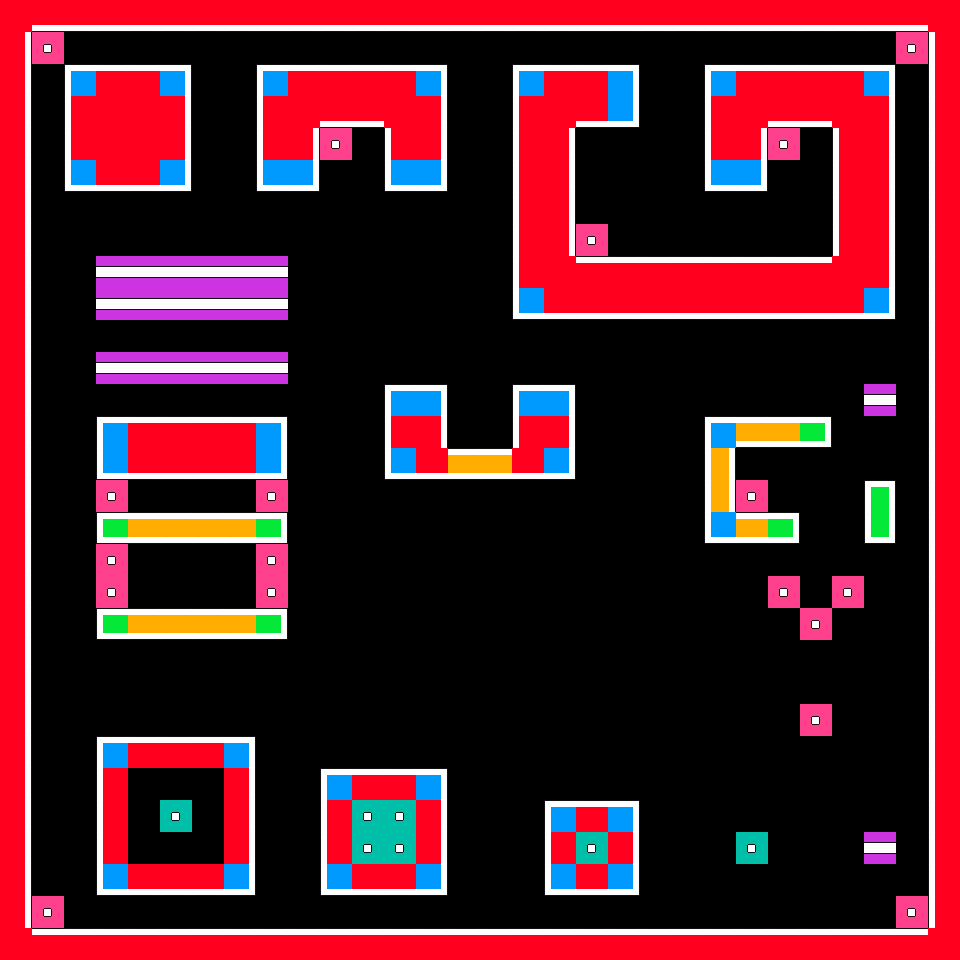

A 2D game scene composited from a Tiled map and its tileset images. What follows is a short description and the map's XML, with every tile layer's data as written:
An orthogonal 30x30 tile map with 32x32 px tiles, 1 tile layer (tile_layer), 2 tilesets and 7 objects (Collider, PlayerSpawnPoint, Teleporter, teleport_up).

<map version="1.10" tiledversion="1.10.2" orientation="orthogonal" renderorder="right-down" width="30" height="30" tilewidth="32" tileheight="32" infinite="0" nextlayerid="4" nextobjectid="44">
 <editorsettings>
  <export target="debug_map.lua" format="lua" />
 </editorsettings>
 <tileset firstgid="1" source="debug_tileset.tsx" />
 <tileset firstgid="22" source="carpet.tsx" />
 <layer id="1" name="tile_layer" width="30" height="30">
  <data encoding="csv">
5,8,8,8,8,8,8,8,8,8,8,8,8,8,8,8,8,8,8,8,8,8,8,8,8,8,8,8,8,5,
7,4,1,1,1,1,1,1,1,1,1,1,1,1,1,1,1,1,1,1,1,1,1,1,1,1,1,1,4,9,
7,1,12,6,6,13,1,1,12,6,6,6,6,13,1,1,12,6,6,13,1,1,12,6,6,6,6,13,1,9,
7,1,9,5,5,7,1,1,9,5,8,8,5,7,1,1,9,5,8,15,1,1,9,5,8,8,5,7,1,9,
7,1,9,5,5,7,1,1,9,7,4,1,9,7,1,1,9,7,1,1,1,1,9,7,4,1,9,7,1,9,
7,1,14,8,8,15,1,1,14,15,1,1,14,15,1,1,9,7,1,1,1,1,14,15,1,1,9,7,1,9,
7,1,1,1,1,1,1,1,1,1,1,1,1,1,1,1,9,7,1,1,1,1,1,1,1,1,9,7,1,9,
7,1,1,1,1,1,1,1,1,1,1,1,1,1,1,1,9,7,4,1,1,1,1,1,1,1,9,7,1,9,
7,1,1,2,2,2,2,2,2,1,1,1,1,1,1,1,9,5,6,6,6,6,6,6,6,6,5,7,1,9,
7,1,1,2,2,2,2,2,2,1,1,1,1,1,1,1,14,8,8,8,8,8,8,8,8,8,8,15,1,9,
7,1,1,1,1,1,1,1,1,1,1,1,1,1,1,1,1,1,1,1,1,1,1,1,1,1,1,1,1,9,
7,1,1,2,2,2,2,2,2,1,1,1,1,1,1,1,1,1,1,1,1,1,1,1,1,1,1,1,1,9,
7,1,1,1,1,1,1,1,1,1,1,1,12,13,1,1,12,13,1,1,1,1,1,1,1,1,1,2,1,9,
7,1,1,12,6,6,6,6,13,1,1,1,9,7,1,1,9,7,1,1,1,1,12,11,11,17,1,1,1,9,
7,1,1,14,8,8,8,8,15,1,1,1,14,8,11,11,8,15,1,1,1,1,10,1,1,1,1,1,1,9,
7,1,1,4,1,1,1,1,4,1,1,1,1,1,1,1,1,1,1,1,1,1,10,4,1,1,1,16,1,9,
7,1,1,19,11,11,11,11,17,1,1,1,1,1,1,1,1,1,1,1,1,1,14,11,17,1,1,18,1,9,
7,1,1,4,1,1,1,1,4,1,1,1,1,1,1,1,1,1,1,1,1,1,1,1,1,1,1,1,1,9,
7,1,1,4,1,1,1,1,4,1,1,1,1,1,1,1,1,1,1,1,1,1,1,20,4,20,4,20,1,9,
7,1,1,19,11,11,11,11,17,1,1,1,1,1,1,1,1,1,1,1,1,1,1,1,20,4,20,1,1,9,
7,1,1,1,1,1,1,1,1,1,1,1,1,1,1,1,1,1,1,1,1,1,1,1,1,1,1,1,1,9,
7,1,1,1,1,1,1,1,1,1,1,1,1,1,1,1,1,1,1,1,1,1,1,1,1,20,1,1,1,9,
7,1,1,1,1,1,1,1,1,1,1,1,1,1,1,1,1,1,1,1,1,1,1,1,1,4,1,1,1,9,
7,1,1,12,6,6,6,13,1,1,1,1,1,1,1,1,1,1,1,1,1,1,1,1,1,1,1,1,1,9,
7,1,1,9,1,1,1,7,1,1,12,6,6,13,1,1,1,1,1,1,1,1,1,1,1,1,1,1,1,9,
7,1,1,9,1,3,1,7,1,1,9,3,3,7,1,1,1,12,6,13,1,1,1,1,1,1,1,1,1,9,
7,1,1,9,1,1,1,7,1,1,9,3,3,7,1,1,1,9,3,7,1,1,1,3,1,1,1,2,1,9,
7,1,1,14,8,8,8,15,1,1,14,8,8,15,1,1,1,14,8,15,1,1,1,1,1,1,1,1,1,9,
7,4,1,1,1,1,1,1,1,1,1,1,1,1,1,1,1,1,1,1,1,1,1,1,1,1,1,1,4,9,
5,6,6,6,6,6,6,6,6,6,6,6,6,6,6,6,6,6,6,6,6,6,6,6,6,6,6,6,6,5
</data>
 </layer>
 <objectgroup id="2" name="object_layer">
  <object id="4" x="96" y="266" width="192" height="12">
   <properties>
    <property name="is_solid" type="bool" value="true" />
   </properties>
  </object>
  <object id="5" x="96.6667" y="298" width="192" height="12">
   <properties>
    <property name="is_solid" type="bool" value="true" />
   </properties>
  </object>
  <object id="17" type="Collider" x="95.3333" y="362.667" width="192" height="12">
   <properties>
    <property name="is_solid" type="bool" value="true" />
   </properties>
  </object>
  <object id="27" gid="22" x="364.801" y="734.278" width="282" height="209.33">
   <properties>
    <property name="is_solid" type="bool" value="false" />
   </properties>
  </object>
  <object id="28" name="spawn" type="PlayerSpawnPoint" x="178" y="815.333">
   <point />
  </object>
  <object id="31" name="teleport_bottom" type="Teleporter" gid="21" x="481.5" y="864" width="32" height="32">
   <properties>
    <property name="is_solid" type="bool" value="false" />
    <property name="teleport_to" type="object" value="33" />
   </properties>
  </object>
  <object id="33" name="teleport_up" gid="21" x="640.667" y="193.5" width="32" height="32">
   <properties>
    <property name="is_solid" type="bool" value="false" />
    <property name="teleport_to" type="object" value="31" />
   </properties>
  </object>
 </objectgroup>
</map>